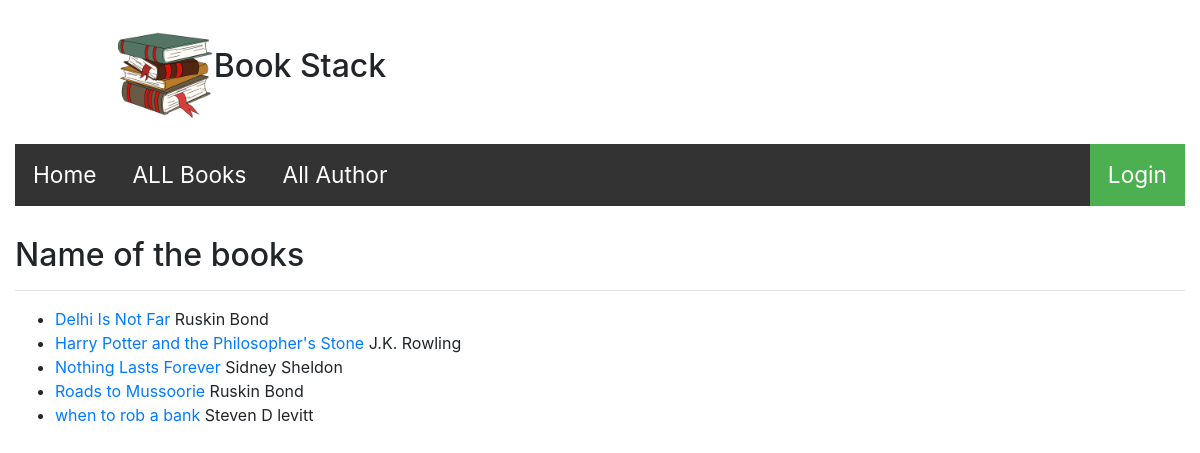
/catalog/books/, run on the app's committed database.
### bookcollection/models.py (models this page shows, shortened)
class Book(models.Model):
    title=models.CharField('Title',max_length=300)
    author=models.ForeignKey('Author',on_delete=models.SET_NULL,null=True)
    summary=models.TextField(null=True,blank=True)
    genre=models.ManyToManyField('Genre',help_text='select the genre for this book')
    isbn  =models.CharField('ISBN',max_length=20,help_text='13 digit unique international code')
    def display_genre(self):
        "creating the string of genre"
        return ','.join(genre.name for genre in self.genre.all())
    display_genre.short_description = 'Genreeee'
    class Meta:
        ordering=['title']
    def get_absolute_url(self):
        return reverse('book-detail', args=[str(self.id)])

class Author(models.Model):
    name=models.CharField("Name",max_length=200)
    dateofbith=models.DateField("Birth-date",null=True,blank=True)
    dateofdeath=models.DateField("Died",null=True,blank=True)
    image=models.ImageField(upload_to='images/',blank=True,null=True)
    def __str__(self):
        return self.name

### bookcollection/views.py (the view)
# urls.py: path("books/",views.booklist,name='books'),
def booklist(request):
    book=Book.objects.all()
    context={'bookinfo':book}
    return render (request,'bookcollection/book.html',context=context)

### bookcollection/templates/bookcollection/book.html
{% extends "./base.html" %}
{% block content  %}
<h2>Name of the books</h2>
<hr>
{% if bookinfo %}
<ul class=home  >
    {% for book in bookinfo %}
    <li><a href="{{ book.get_absolute_url }}">{{ book.title }} </a> {{book.author}}
    </li>
    {% endfor %}
</ul>
{% else %}
<p>No book is present</p>
{% endif %}
{% endblock %}

### static/css/2.css (style rules this page uses)
body { padding-top: 20px; }

### data on the page
Book: title "Delhi Is Not Far", author "Ruskin Bond"
Book: title "Harry Potter and the Philosopher's Stone", author "J.K. Rowling"
Book: title "Nothing Lasts Forever", author "Sidney Sheldon"
Book: title "Roads to Mussoorie", author "Ruskin Bond"
Book: title "when to rob a bank", author "Steven D levitt"
